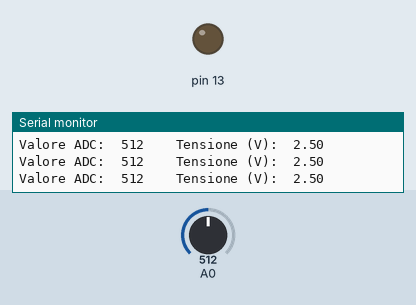
Bench run of a sketch on a simulated Arduino Uno, built with avr-gcc and run on an emulated ATmega328P. On the bench: output pins drawn as LEDs (lit = HIGH), the last lines printed to the serial monitor. Inputs (shaded band) come from the test bench; at power-on: A0 = 512.

Above: at 1.2 s.
1.3 s: A0 set to 661
2.8 s: A0 set to 693
At 4.0 s:
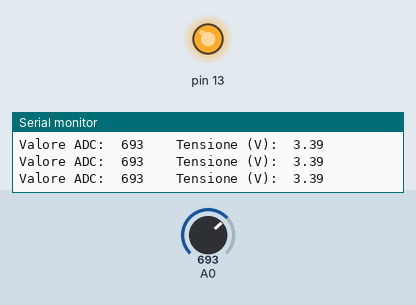
4.3 s: A0 set to 511
At 5.5 s:
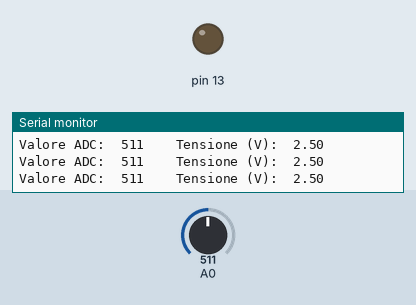
5.8 s: A0 set to 716
At 6.2 s:
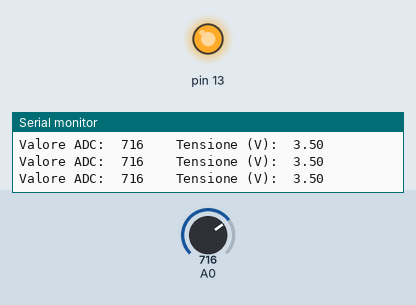
Timing chart, 0 to 8.8 s (numbered marks = the images above; inputs shaded):
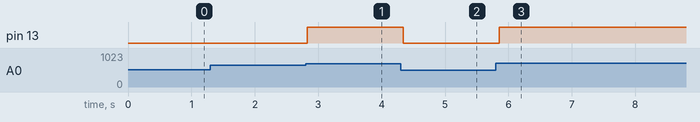

The sketch:

esa-03.ino
```cpp
/*
 * ESA #3 - Signal Reading and ADC
 */

// test 1   // Digital Signal Reading
/*
#define DPIN 2

void setup() {
  Serial.begin(9600);
  pinMode(DPIN, INPUT);
}

void loop() {
  int sensorValue = digitalRead(DPIN);
  Serial.println(sensorValue, DEC);
  delay(10);
}
*/


// test 2   // A/D Conversion
/*
void setup() {
  Serial.begin(9600);
}

void loop() {
  int adcValue = analogRead(A0);
  Serial.print("Valore ADC: ");
  Serial.println(adcValue);
  delay(50);
}
*/


// test 3   // Analogic Signal Reading
/*
void setup() {
  Serial.begin(9600);
}

void loop() {
  int adcValue = analogRead(A0);
  Serial.print("Valore ADC:\t");
  Serial.print(adcValue);

  float tensione = (adcValue*5.00)/1023.00;
  Serial.print("\t\tTensione (V):\t");
  Serial.println(tensione);
  delay(100);
}
*/


// test 6   // Analogic Signal Reading with LED

void setup() {
  Serial.begin(9600);
  pinMode(13, OUTPUT);
}

void loop() {
  int adcValue = analogRead(A0);
  Serial.print("Valore ADC:\t");
  Serial.print(adcValue);

  float tensione = (adcValue*5.00)/1023.00;
  Serial.print("\t\tTensione (V):\t");
  Serial.println(tensione);

  if (tensione > 3.3) {
    digitalWrite(13, HIGH);
  } else {
    digitalWrite(13, LOW);
  }

  delay(100);
}
```

Measured:
- the behaviour switches between 675 and 676 on A0 (found by bisection; images 0 and 1)
- after the input at 2.8 s, pin 13: LOW → HIGH at once
- after the input at 4.3 s, pin 13: HIGH → LOW at once
- after the input at 5.8 s, pin 13: LOW → HIGH after 0.05 s
